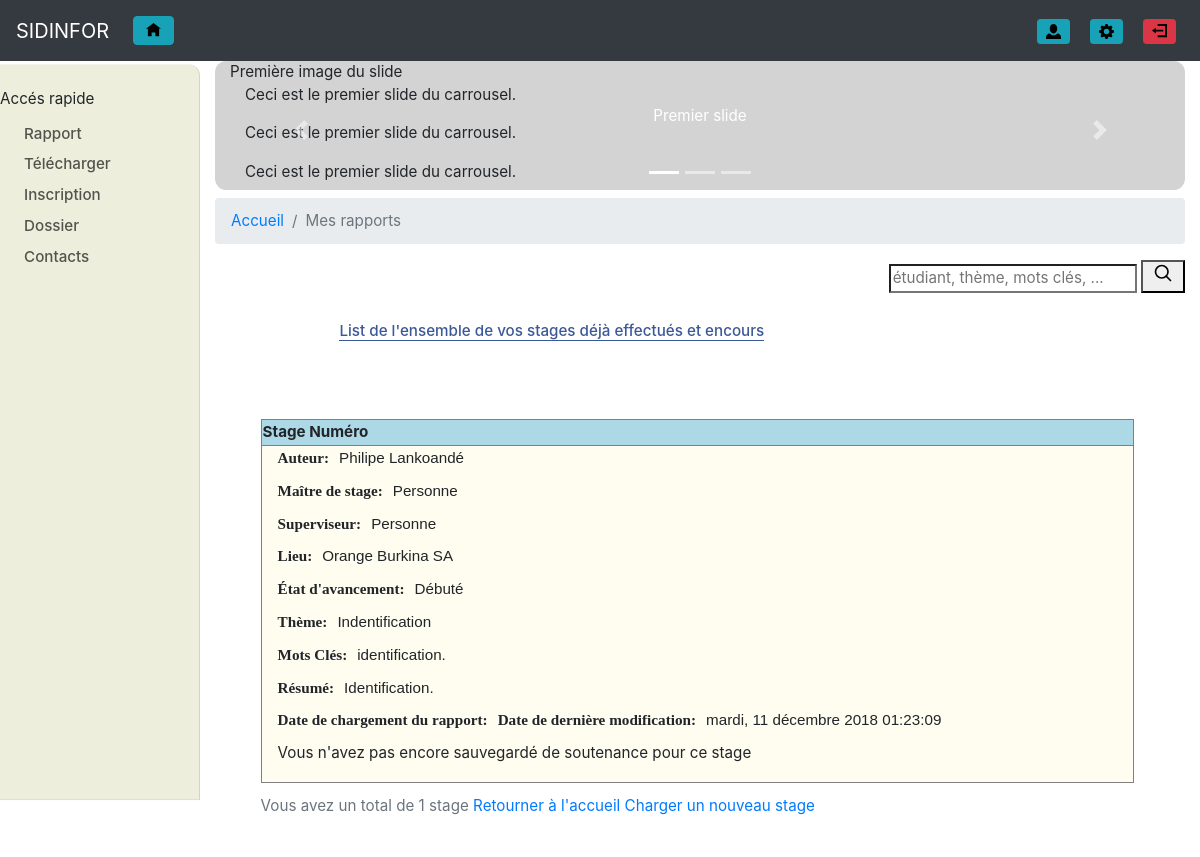
Screenshot of /depot_rapport/mes_rapports/ (signed in) with the database file from the repository.
### depot_rapport/models.py (models this page shows, shortened)
class Stage(models.Model):
    lieu = models.CharField(max_length = 100, verbose_name = "Structure d'accueil")
    dateDebut = models.DateField('Stage début le')
    debute, encours, non_trouve, fini = 'Débuté', 'Encours', 'Non trouvés', 'Fini'
    Etat = ((debute, 'Débuté'), (encours, 'Encours'), (non_trouve, 'Non trouvé'), (fini, 'Fini'))
    etat = models.CharField("État d'avancement", choices = Etat, max_length = 20)
    superviseur = models.CharField('Superviseur', max_length=200)
    maitreStage = models.CharField("Maître de Stage", max_length=200)
    stagiaire = models.ForeignKey(Etudiant, on_delete=models.DO_NOTHING)

class Rapport(models.Model):
    theme = models.CharField("Thème", max_length = 200)
    domaine_metier = models.CharField('Domaine métier', max_length = 200)
    resume = models.TextField("Résumé")
    motsCle = models.CharField("Mots clés", max_length = 200, blank = True)
    fichier_rapport = models.FileField(max_length = 100, upload_to=chemin_sauvegarde_rapport, verbose_name='Votre rapport de stage (pdf)')
    date_premierChargement = models.DateTimeField(auto_now_add = True)
    date_modification = models.DateTimeField(auto_now = True)
    annee_academique = models.CharField("Année académique", max_length=12)
    auteur = models.ForeignKey(Etudiant, on_delete = models.DO_NOTHING)
    stage = models.OneToOneField(Stage, on_delete = models.DO_NOTHING)

### common/models.py (models this page shows, shortened)
class Personne (models.Model):
    nom = models.CharField("Nom", max_length = 30)
    prenom = models.CharField("Prénom", max_length = 30)
    Homme,Femme = 'Homme', 'Femme'
    SEXE = ((Homme, 'Homme'), (Femme, 'Femme'))
    sexe = models.CharField(choices = SEXE, max_length = 5, default = Homme, null = False)
    dateNaissance = models.DateField("Date de Naissance", null = True, blank=True)
    numTel = models.CharField("Téléphone", max_length = 25, unique = True, null = True, blank=True)
    type_personne = ''

### depot_rapport/views.py (the view)
# urls.py: path('mes_rapports/', mes_rapports, name = 'mes_rapports'),
def mes_rapports(request):
    logged_user = user_form(request)
    if logged_user:
        stages = Stage.objects.filter(stagiaire = logged_user)
        return render(request, 'mes_rapports.html', {'user': logged_user, 'stages': stages})
    else:
        return redirect('/login')

### common/views.py (called while the page is built)
def user_form(request):
    if request.user.is_authenticated:
        if len(Etudiant.objects.filter(compte=request.user)) == 1:
            return Etudiant.objects.get(compte=request.user)
        elif len(Postulant.objects.filter(compte=request.user)) ==1:
            return Postulant.objects.get(compte=request.user)
        return None
    return None

### depot_rapport/templates/mes_rapports.html (shortened to what this page needs)
{% extends "base2test.html" %}
{% load staticfiles %}
{% block autreCSS %}
	<link rel="stylesheet" type="text/css" href="{% static 'css/liste_table.css' %}"/>
{% endblock %}
{% block bodyId %}mesRapport{% endblock %}
{% block breadcrumb %}
<nav aria-label="breadcrumb">
	<ol class="breadcrumb">
		<li class="breadcrumb-item"> <a href="{% url 'accueil' %}">Accueil</a></li>
		<li class="breadcrumb-item active">Mes rapports</li>
	</ol>
</nav>
{% endblock %}
{% block centre %}
{% include 'recherche.html' %}
{% block info %}
<p class="container">
	<center class="center"> <h1>List de l'ensemble de vos stages déjà effectués et encours</h1> </center>
	{% for stage in stages %}
		<table border="1">
			<caption>Vous avez un total de {{stages|length}} stage{{stages|length|pluralize}} <a href="{% url 'accueil' %}"> Retourner à l'accueil </a> <a href="{% url 'depot_rapport:depotrapport' %}"> Charger un nouveau stage </a>  </caption>
			<tr> <th> Stage Numéro  </th> </tr>
			<tr> <td>
				<dl class="container">
					<dt> Auteur: </dt>
					<dd>{{stage.stagiaire.prenom|capfirst}} {{stage.stagiaire.nom|capfirst}} </dd>
					<dt> Maître de stage: </dt>
					<dd>{{stage.maitreStage|title}} </dd>
					<dt> Superviseur: </dt>
					<dd>{{stage.superviseur|title}} </dd>
					<dt> Lieu: </dt>
					<dd>{{stage.lieu}} </dd>
					<dt>État d'avancement: </dt>
					<dd> {{stage.etat}} </dd>
				{% if stage.rapport %}
					<dt>Thème: </dt>
					<dd> {{stage.rapport.theme}} </dd>
					<dt>Mots Clés: </dt>
					<dd> {{stage.rapport.motsCle}} </dd>
					<dt>Résumé: </dt>
					<dd> {{stage.rapport.resume}} </dd>
					<dt> Date de chargement du rapport: </dt>
					<dt>Date de dernière modification: </dt>
					<dd> {{stage.rapport.date_modification|date:"l, d F Y H:i:s"}} </dd>
				{% else %}
					<p> Vous n'avez pas encore sauvegardé de rapport pour ce stage</p>
				{% endif %}
				{% if stage.soutenance %}
					<dt>Date de Soutenance: </dt>
					<dd>{% if not stage.soutenance.dateEffective %} {{stage.soutenance.datePrevu|date:"l, d F Y"}} {% else %} {{stage.soutenance.dateEffective|date:"l, d F Y"}} {% endif %}</dd>
					<dt>Salle: </dt>
					<dd> {{stage.soutenance.salle}}</dd>
					<dt> Heure: </dt>
					<dd> {{stage.soutenance.heure|time:"H:i:s"}} </dd>
					{% if stage.soutenance.jury %}
						<dt>Jury: </dt> <dd>{{stage.soutenance.jury}}</dd>
					{% endif %}
					{% if stage.soutenance.note %}
						<dt>Note: </dt> <dd>{{stage.soutenance.note}}/20</dd>
					{% endif %}
				{% else %}
					<p> Vous n'avez pas encore sauvegardé de soutenance pour ce stage</p>
				{% endif %}
				</dl>
			</td> </tr>
		</table>
	{% empty %}
		<p class="errorlist"> Vous n'avez uploadé aucun stage. </p>
		<p> <a href="{% url 'accueil' %}"> Ratour à l'accueil </a> </p>
	{% endfor %}
</p>
{% endblock %}
{% endblock %}

### common/static/css/base2test.css (style rules this page uses)
body { font-family: Georgia, Arial, Tahoma, Verdana, , sans-serif; }
#contenu #centre h1 { color: #3b5998; border-bottom: 0.5px solid #3b5998; font-size: 1em; display: inline; }
.center { margin-top: 5em; margin-bottom: 5em; }

### depot_rapport/static/css/liste_table.css (style rules this page uses)
table { width: 90%; margin-bottom: 5em; margin-left: 3em; margin-top: 3em; }
th { background-color: lightblue; }
td { background-color: #fffdef; text-align: justify; }
tr { width: 100%; }
dl dd { display: block; padding: 0; margin: 0 0 10px 0; font-family: Georgia, Verdana, Arial, "Times New Roman", Calibri; }
dl dt { display: block; float: left; text-align: right; padding: 0 10px 0 0; font-weight: bold; font-family: Verdana, Consolas, "Times New Roman", Georgia, Calibri; }

### rows the page displays
Stage: stages "1", stagiaire.prenom "Philipe", stagiaire.nom "Lankoandé", maitreStage "Personne", superviseur "Personne", lieu "Orange Burkina SA", etat "Débuté", rapport.theme "Indentification", rapport.motsCle "identification.", rapport.resume "Identification.", rapport.date_modification "mardi, 11 décembre 2018 01:23:09", shows "Vous n'avez pas encore sauvegardé de soutenance pour ce stage"
